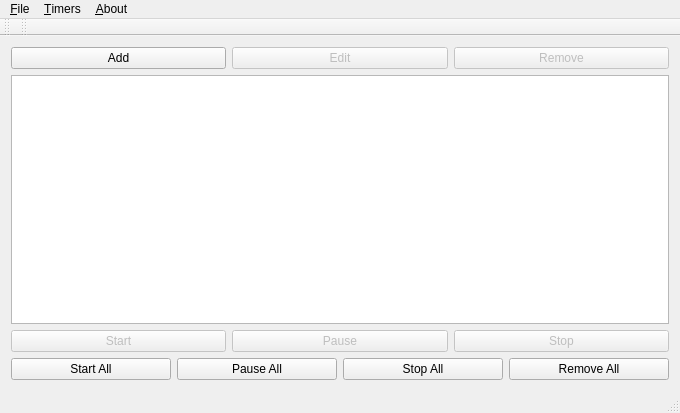
<?xml version="1.0" encoding="UTF-8"?>
<ui version="4.0">
 <class>MainWindow</class>
 <widget class="QMainWindow" name="MainWindow">
  <property name="geometry">
   <rect>
    <x>0</x>
    <y>0</y>
    <width>680</width>
    <height>413</height>
   </rect>
  </property>
  <property name="windowTitle">
   <string>QtCountdownTimer</string>
  </property>
  <widget class="QWidget" name="centralWidget">
   <layout class="QVBoxLayout" name="verticalLayout_2">
    <item>
     <layout class="QVBoxLayout" name="verticalLayout">
      <item>
       <layout class="QHBoxLayout" name="horizontalLayoutCRUDActions">
        <item>
         <widget class="QPushButton" name="pushButtonAddTimer">
          <property name="text">
           <string>Add</string>
          </property>
         </widget>
        </item>
        <item>
         <widget class="QPushButton" name="pushButtonEditTimer">
          <property name="enabled">
           <bool>false</bool>
          </property>
          <property name="text">
           <string>Edit</string>
          </property>
         </widget>
        </item>
        <item>
         <widget class="QPushButton" name="pushButtonRemoveTimer">
          <property name="enabled">
           <bool>false</bool>
          </property>
          <property name="text">
           <string>Remove</string>
          </property>
         </widget>
        </item>
       </layout>
      </item>
      <item>
       <widget class="QTableView" name="tableViewTimer">
        <property name="showDropIndicator" stdset="0">
         <bool>false</bool>
        </property>
        <property name="alternatingRowColors">
         <bool>true</bool>
        </property>
        <property name="selectionMode">
         <enum>QAbstractItemView::SingleSelection</enum>
        </property>
        <property name="selectionBehavior">
         <enum>QAbstractItemView::SelectRows</enum>
        </property>
        <property name="sortingEnabled">
         <bool>false</bool>
        </property>
        <attribute name="horizontalHeaderStretchLastSection">
         <bool>true</bool>
        </attribute>
       </widget>
      </item>
      <item>
       <layout class="QHBoxLayout" name="horizontalLayoutStatusActions">
        <property name="bottomMargin">
         <number>0</number>
        </property>
        <item>
         <widget class="QPushButton" name="pushButtonStartTimer">
          <property name="enabled">
           <bool>false</bool>
          </property>
          <property name="text">
           <string>Start</string>
          </property>
         </widget>
        </item>
        <item>
         <widget class="QPushButton" name="pushButtonPauseTimer">
          <property name="enabled">
           <bool>false</bool>
          </property>
          <property name="text">
           <string>Pause</string>
          </property>
         </widget>
        </item>
        <item>
         <widget class="QPushButton" name="pushButtonStopTimer">
          <property name="enabled">
           <bool>false</bool>
          </property>
          <property name="text">
           <string>Stop</string>
          </property>
         </widget>
        </item>
       </layout>
      </item>
      <item>
       <layout class="QHBoxLayout" name="horizontalLayoutBatchAtions">
        <property name="bottomMargin">
         <number>0</number>
        </property>
        <item>
         <widget class="QPushButton" name="pushButtonStartAll">
          <property name="enabled">
           <bool>true</bool>
          </property>
          <property name="text">
           <string>Start All</string>
          </property>
         </widget>
        </item>
        <item>
         <widget class="QPushButton" name="pushButtonPauseAll">
          <property name="enabled">
           <bool>true</bool>
          </property>
          <property name="text">
           <string>Pause All</string>
          </property>
         </widget>
        </item>
        <item>
         <widget class="QPushButton" name="pushButtonStopAll">
          <property name="enabled">
           <bool>true</bool>
          </property>
          <property name="text">
           <string>Stop All</string>
          </property>
         </widget>
        </item>
        <item>
         <widget class="QPushButton" name="pushButtonRemoveAll">
          <property name="enabled">
           <bool>true</bool>
          </property>
          <property name="text">
           <string>Remove All</string>
          </property>
         </widget>
        </item>
       </layout>
      </item>
     </layout>
    </item>
   </layout>
  </widget>
  <widget class="QMenuBar" name="menuBar">
   <property name="geometry">
    <rect>
     <x>0</x>
     <y>0</y>
     <width>680</width>
     <height>29</height>
    </rect>
   </property>
   <widget class="QMenu" name="menuFile">
    <property name="title">
     <string>&amp;File</string>
    </property>
    <addaction name="actionQuit"/>
   </widget>
   <widget class="QMenu" name="menuAbout">
    <property name="title">
     <string>&amp;About</string>
    </property>
    <addaction name="actionAboutQt"/>
    <addaction name="actionAboutQtCountdownTimer"/>
   </widget>
   <widget class="QMenu" name="menuTimers">
    <property name="title">
     <string>&amp;Timers</string>
    </property>
    <addaction name="actionAddTimer"/>
    <addaction name="separator"/>
    <addaction name="actionStartAll"/>
    <addaction name="actionPauseAll"/>
    <addaction name="actionStopAll"/>
    <addaction name="separator"/>
    <addaction name="actionRemoveAll"/>
   </widget>
   <addaction name="menuFile"/>
   <addaction name="menuTimers"/>
   <addaction name="menuAbout"/>
  </widget>
  <widget class="QToolBar" name="mainToolBar">
   <attribute name="toolBarArea">
    <enum>TopToolBarArea</enum>
   </attribute>
   <attribute name="toolBarBreak">
    <bool>false</bool>
   </attribute>
  </widget>
  <widget class="QStatusBar" name="statusBar"/>
  <widget class="QToolBar" name="toolBar">
   <property name="windowTitle">
    <string>toolBar</string>
   </property>
   <attribute name="toolBarArea">
    <enum>TopToolBarArea</enum>
   </attribute>
   <attribute name="toolBarBreak">
    <bool>false</bool>
   </attribute>
  </widget>
  <action name="actionQuit">
   <property name="text">
    <string>&amp;Quit</string>
   </property>
  </action>
  <action name="actionAboutQt">
   <property name="text">
    <string>&amp;About Qt</string>
   </property>
  </action>
  <action name="actionAboutQtCountdownTimer">
   <property name="text">
    <string>About &amp;QtCountdownTimer</string>
   </property>
  </action>
  <action name="actionAddTimer">
   <property name="text">
    <string>&amp;Add timer</string>
   </property>
  </action>
  <action name="actionStartAll">
   <property name="enabled">
    <bool>true</bool>
   </property>
   <property name="text">
    <string>&amp;Start all</string>
   </property>
  </action>
  <action name="actionStopAll">
   <property name="enabled">
    <bool>true</bool>
   </property>
   <property name="text">
    <string>S&amp;top all</string>
   </property>
  </action>
  <action name="actionRemoveAll">
   <property name="enabled">
    <bool>true</bool>
   </property>
   <property name="text">
    <string>&amp;Remove all</string>
   </property>
  </action>
  <action name="actionPauseAll">
   <property name="enabled">
    <bool>true</bool>
   </property>
   <property name="text">
    <string>&amp;Pause all</string>
   </property>
  </action>
 </widget>
 <layoutdefault spacing="6" margin="11"/>
 <resources/>
 <connections>
  <connection>
   <sender>actionQuit</sender>
   <signal>triggered()</signal>
   <receiver>MainWindow</receiver>
   <slot>close()</slot>
   <hints>
    <hint type="sourcelabel">
     <x>-1</x>
     <y>-1</y>
    </hint>
    <hint type="destinationlabel">
     <x>265</x>
     <y>212</y>
    </hint>
   </hints>
  </connection>
 </connections>
</ui>
